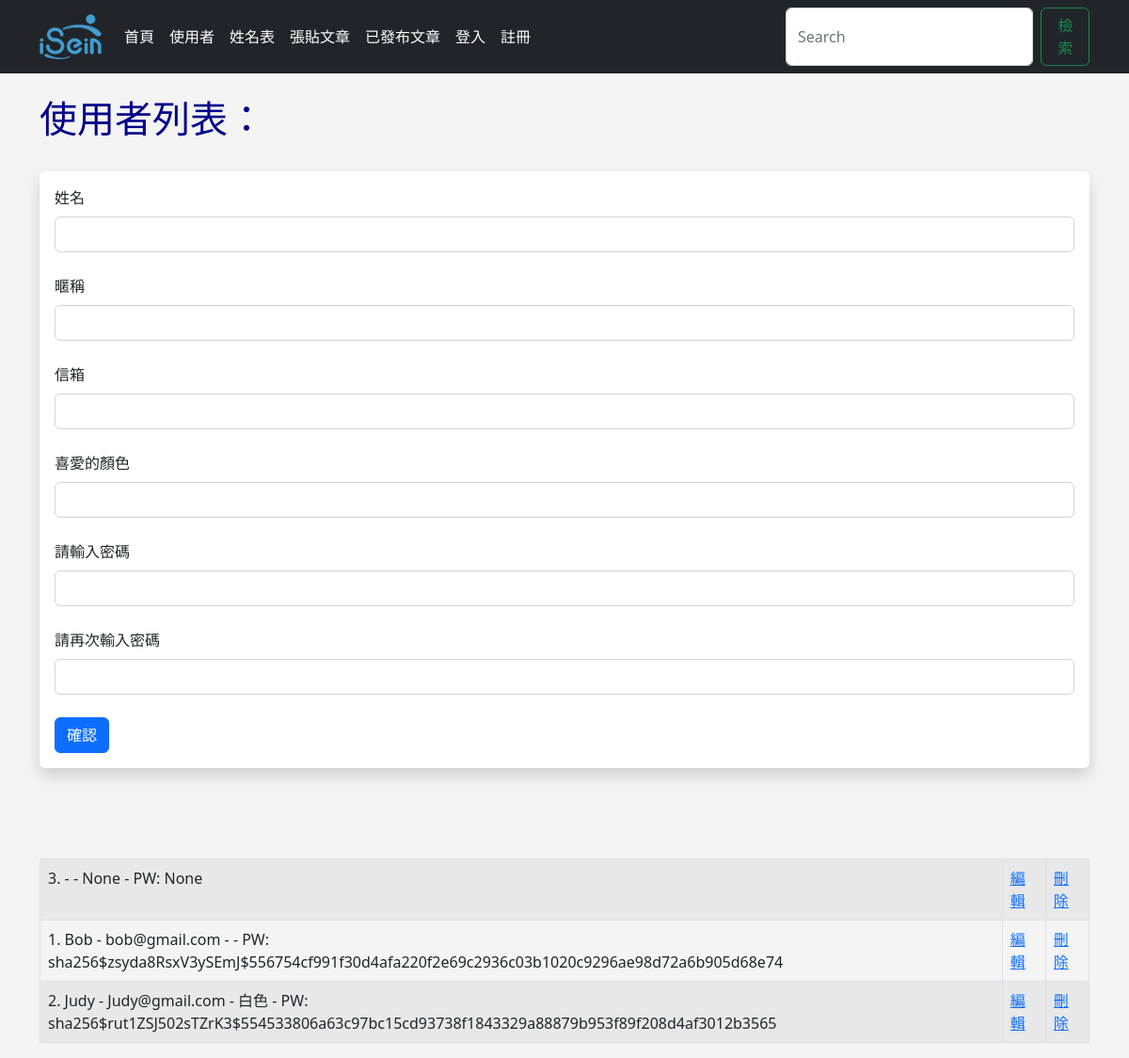
Screenshot of /user/add with the database file from the repository.
### app.py (models this page shows, shortened)
class Users(db.Model, UserMixin):
    id = db.Column(db.Integer, primary_key=True)
    username = db.Column(db.String(20), nullable=False)
    name = db.Column(db.String(200), nullable=False)
    email = db.Column(db.String(200), nullable=False, unique=True)
    favorite_color = db.Column(db.String(120))
    about_author = db.Column(db.Text())
    password_hash = db.Column(db.String(128))
    date_added = db.Column(db.DateTime, default=datetime.utcnow)
    posts = db.relationship('Posts', backref="poster")
    profile_pic = db.Column(db.String(256))
    @property
    def password(self):
        raise AttributeError("哈希屬性不可讀取！")

### app.py (the view, shortened to what this page needs)
@app.route('/user/add', methods=['GET', 'POST'])
def add_user():
    email = None
    form = UserForm()
    our_users = Users.query.order_by(Users.date_added)
    return render_template("add_user.html",
        form=form,
        email=email,
        our_users=our_users
        )

### webforms.py
class UserForm(FlaskForm):
    name = StringField("姓名", validators=[DataRequired()])
    username = StringField("暱稱")
    email = StringField("信箱", validators=[DataRequired()])
    favorite_color = StringField("喜愛的顏色")
    about_author = TextAreaField("關於作者")
    password_hash = PasswordField('請輸入密碼',
        validators=[DataRequired(),
        EqualTo('password_hash2', message='密碼必須匹配')])
    password_hash2 = PasswordField('請再次輸入密碼', validators=[DataRequired()])
    profile_pic = FileField("上傳頭像")
    submit = SubmitField("確認")

class SearchForm(FlaskForm):
    searched = StringField('Searched', validators=[DataRequired()])
    submit = SubmitField("確認")

### app.py (called while the page is built)
@app.context_processor
def base():
    form = SearchForm()
    return dict(form=form)

### templates/add_user.html (shortened to what this page needs)
{% extends 'base.html' %}
{% block content %}
    {% if name %}
        <h1>Hello {{ name }}</h1>
        <br/><br/>
    {% else %}
        <h1>使用者列表：</h1>
        <br/>
        <div class="shadow p-3 mb-5 bg-body rounded">
            <form method="POST">
                {{ form.name.label(class="form-label") }}
                {{ form.name(class="form-control") }}
                <br/>
                {{ form.username.label(class="form-label") }}
                {{ form.username(class="form-control") }}
                <br/>
                {{ form.email.label(class="form-label") }}
                {{ form.email(class="form-control") }}
                <br/>
                {{ form.favorite_color.label(class="form-label") }}
                {{ form.favorite_color(class="form-control") }}
                <br/>
                {{ form.password_hash.label(class="form-label") }}
                {{ form.password_hash(class="form-control") }}
                <br/>
                {{ form.password_hash2.label(class="form-label") }}
                {{ form.password_hash2(class="form-control") }}
                <br/>
                {{ form.submit(class="btn btn-primary") }}
            </form>
        </div>
        <br/><br/>
    {% endif %}
    <table class="table table-hover table-bordered table-striped">
        {% for our_user in our_users %}
            <tr>
                <td>{{ our_user.id }}. {{ our_user.name }} - {{ our_user.email }} - {{ our_user.favorite_color }} - PW: {{ our_user.password_hash }}</td>
                <td><a href="{{ url_for('update', id=our_user.id) }}">編輯</a></td>
                <td><a href="{{ url_for('delete', id=our_user.id) }}">刪除</a></td>
            </tr>
        {% endfor %}
    </table>
{% endblock %}

### static/css/style.css (style rules this page uses)
h1 { color: darkblue; font-size:40px; }
body { background: #f4f4f4f0; }

### rows the page displays
Users: id "3", favorite_color "None", password_hash "None"
Users: id "1", name "Bob", email "bob@gmail.com", password_hash "sha256$zsyda8RsxV3ySEmJ$556754cf991f30d4afa220f2e69c2936c03b1020c9296ae98d72a6b905d68e74"
Users: id "2", name "Judy", email "Judy@gmail.com", favorite_color "白色", password_hash "sha256$rut1ZSJ502sTZrK3$554533806a63c97bc15cd93738f1843329a88879b953f89f208d4af3012b3565"
